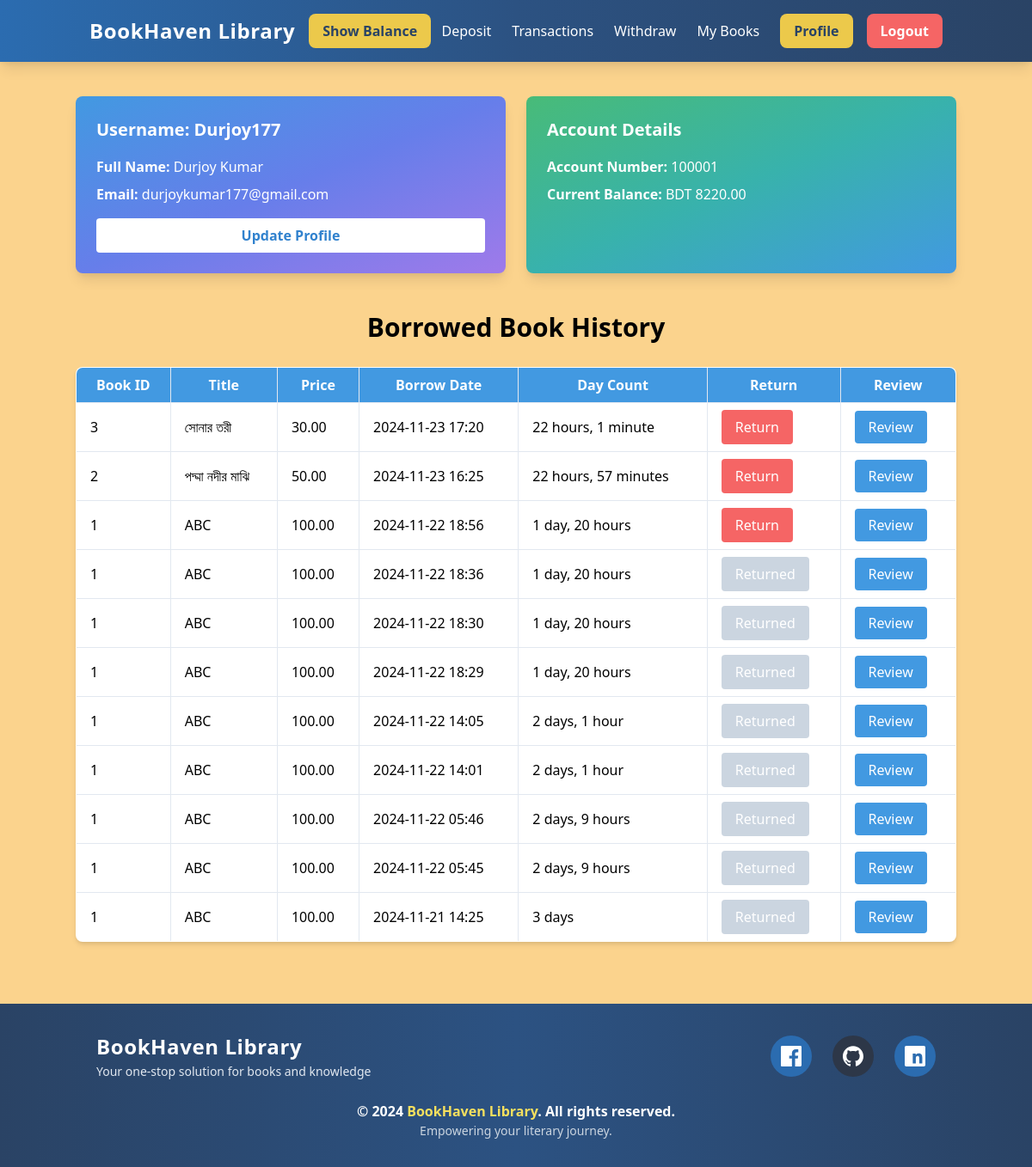
The app's page /books/book_history/ (signed in), older data.
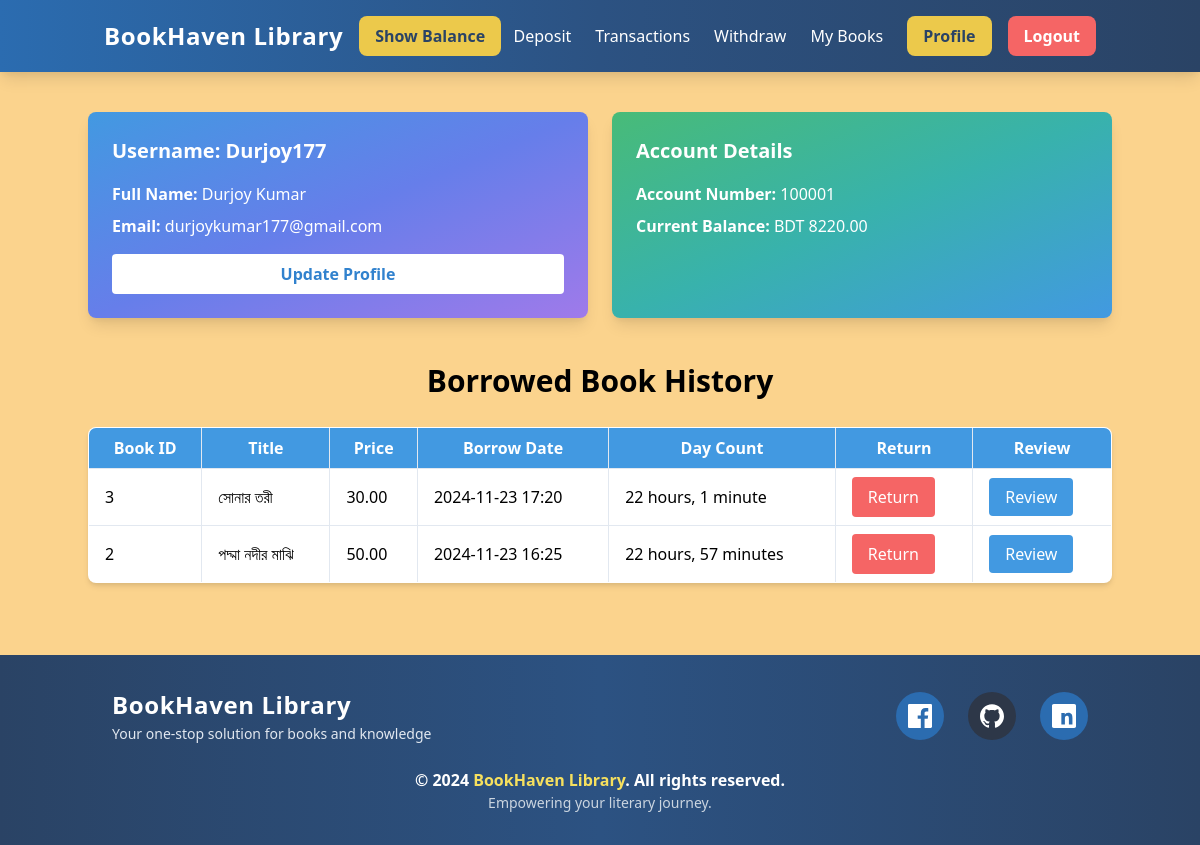
The same page, newer data.
### books/models.py (models this page shows, shortened)
class Borrow(models.Model):
    user = models.ForeignKey(User, on_delete=models.CASCADE)
    book = models.ForeignKey(Book, on_delete=models.CASCADE)
    borrow_date = models.DateTimeField(auto_now_add=True)
    returned = models.BooleanField(default=False)

class Book(models.Model):
        title = models.CharField(max_length=100)
        description = models.TextField()
        borrowprice = models.DecimalField(max_digits=10, decimal_places=2)
        quantity = models.IntegerField(default=1)
        image = models.ImageField(upload_to='books/uploads/', null=True, blank=True)
        catagory = models.ForeignKey(Category, on_delete=models.CASCADE)

### books/views.py (the view)
# urls.py: path('book_history/', BorrowHistoryView.as_view(), name='profile'),
@method_decorator(login_required, name='dispatch')
class BorrowHistoryView(ListView):
    model = Borrow
    template_name = 'books/profile.html'
    context_object_name = 'borrows'
    def get_queryset(self):
        return Borrow.objects.filter(user=self.request.user).order_by('-borrow_date')
    def get_context_data(self, **kwargs):
        context = super().get_context_data(**kwargs)
        context['current_time'] = now()
        return context

### books/templates/books/profile.html (shortened to what this page needs)
{% extends 'base.html' %}
{% block content %}
<div class="container mx-auto mt-10">
    <div class="grid grid-cols-1 md:grid-cols-2 gap-6 mb-10">
        <div class="bg-gradient-to-br from-blue-500 via-indigo-500 to-purple-500 shadow-lg rounded-lg p-6 text-white">
            <h2 class="text-xl font-bold mb-4">Username: {{ request.user.username }}</h2>
            <p class="mb-2"><strong>Full Name:</strong> {{ request.user.first_name }} {{ request.user.last_name }}</p>
            <p class="mb-4"><strong>Email:</strong> {{ request.user.email }}</p>
            <a href="{% url 'update_profile' %}" class="block bg-white text-blue-600 font-semibold px-4 py-2 rounded text-center hover:bg-gray-100 transition">
                Update Profile
            </a>
        </div>
        <div class="bg-gradient-to-br from-green-500 via-teal-500 to-blue-500 shadow-lg rounded-lg p-6 text-white">
            <h2 class="text-xl font-bold mb-4">Account Details</h2>
            <p class="mb-2"><strong>Account Number:</strong> {{ request.user.account.account_no }}</p>
            <p><strong>Current Balance:</strong> BDT {{ request.user.account.balance }}</p>
        </div>
    </div>
    <div>
        <h2 class="text-3xl font-bold mb-6 text-center">Borrowed Book History</h2>
        <table class="table-auto w-full border-collapse border border-gray-300 bg-white shadow-md rounded-lg overflow-hidden">
            <thead>
                <tr class="bg-blue-500 text-white">
                    <th class="border border-gray-300 px-4 py-2">Book ID</th>
                    <th class="border border-gray-300 px-4 py-2">Title</th>
                    <th class="border border-gray-300 px-4 py-2">Price</th>
                    <th class="border border-gray-300 px-4 py-2">Borrow Date</th>
                    <th class="border border-gray-300 px-4 py-2">Day Count</th>
                    <th class="border border-gray-300 px-4 py-2">Return</th>
                    <th class="border border-gray-300 px-4 py-2">Review</th>
                </tr>
            </thead>
            <tbody>
                {% for borrow in borrows %}
                <tr class="hover:bg-gray-100 transition">
                    <td class="border border-gray-300 px-4 py-2">{{ borrow.book.id }}</td>
                    <td class="border border-gray-300 px-4 py-2">{{ borrow.book.title }}</td>
                    <td class="border border-gray-300 px-4 py-2">{{ borrow.book.borrowprice }}</td>
                    <td class="border border-gray-300 px-4 py-2">{{ borrow.borrow_date|date:"Y-m-d H:i" }}</td>
                    <td class="border border-gray-300 px-4 py-2">{{ borrow.borrow_date|timesince:current_time }}</td>
                    <td class="border border-gray-300 px-4 py-2">
                        {% if borrow.returned %}
                        <button class="bg-gray-400 text-white px-4 py-2 rounded cursor-not-allowed" disabled>Returned</button>
                        {% else %}
                        <form action="{% url 'return_book' borrow.book.id %}" method="POST">
                            <button class="bg-red-500 hover:bg-red-700 text-white px-4 py-2 rounded transition" type="submit">Return</button>
                        </form>
                        {% endif %}
                    </td>
                    <td class="border border-gray-300 px-4 py-2">
                        <a href="{% url 'review_book' borrow.book.id %}" class="bg-blue-500 hover:bg-blue-700 text-white px-4 py-2 rounded transition">Review</a>
                    </td>
                </tr>
                {% endfor %}
            </tbody>
        </table>
    </div>
</div>
{% endblock %}

Row changes from the older to the newer data that the page shows:
removed Borrow: book.id "1", book "ABC", book.borrowprice "100.00", borrow_date "2024-11-22 18:56", borrow_date "1 day, 20 hours", returned "Return"
removed Borrow: book.id "1", book "ABC", book.borrowprice "100.00", borrow_date "2024-11-22 18:36", borrow_date "1 day, 20 hours", returned "Returned"
removed Borrow: book.id "1", book "ABC", book.borrowprice "100.00", borrow_date "2024-11-22 18:30", borrow_date "1 day, 20 hours", returned "Returned"
removed Borrow: book.id "1", book "ABC", book.borrowprice "100.00", borrow_date "2024-11-22 18:29", borrow_date "1 day, 20 hours", returned "Returned"
removed Borrow: book.id "1", book "ABC", book.borrowprice "100.00", borrow_date "2024-11-22 14:05", borrow_date "2 days, 1 hour", returned "Returned"
removed Borrow: book.id "1", book "ABC", book.borrowprice "100.00", borrow_date "2024-11-22 14:01", borrow_date "2 days, 1 hour", returned "Returned"
removed Borrow: book.id "1", book "ABC", book.borrowprice "100.00", borrow_date "2024-11-22 05:46", borrow_date "2 days, 9 hours", returned "Returned"
removed Borrow: book.id "1", book "ABC", book.borrowprice "100.00", borrow_date "2024-11-22 05:45", borrow_date "2 days, 9 hours", returned "Returned"
removed Borrow: book.id "1", book "ABC", book.borrowprice "100.00", borrow_date "2024-11-21 14:25", borrow_date "3 days", returned "Returned"
